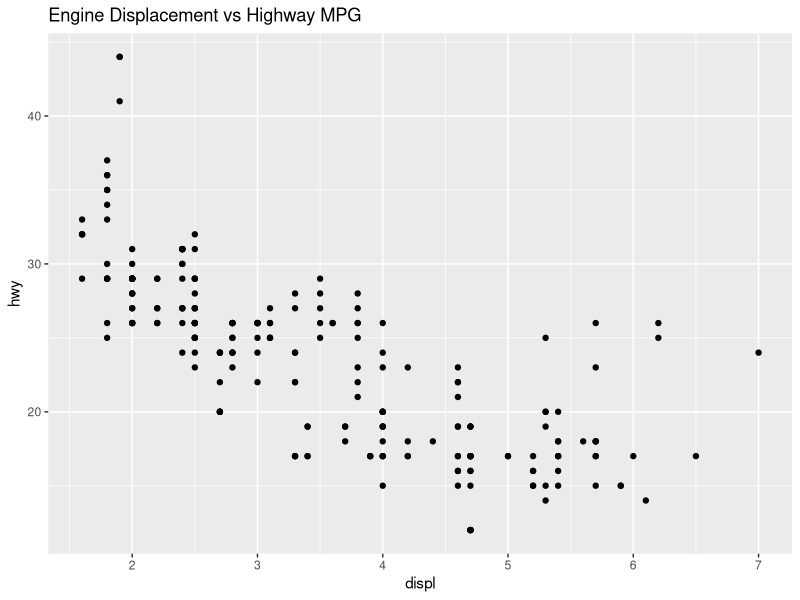

Write the R code that produced this figure.
## ---- chunk 1
#| message: false
library(tidyverse)
## ---- chunk 2
ggplot(mpg, aes(x = displ, y = hwy)) +
  geom_point() +
  labs(title = "Engine Displacement vs Highway MPG")
